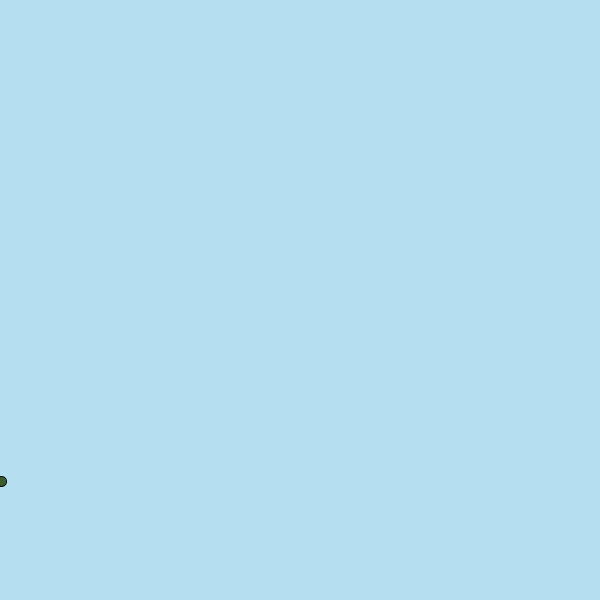
Frame 1 (no input)
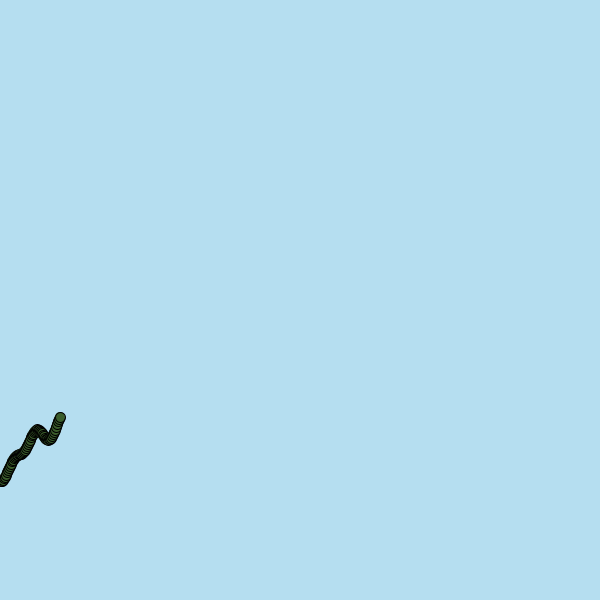
Frame 60 (the mouse pressed at the canvas centre just before this capture)
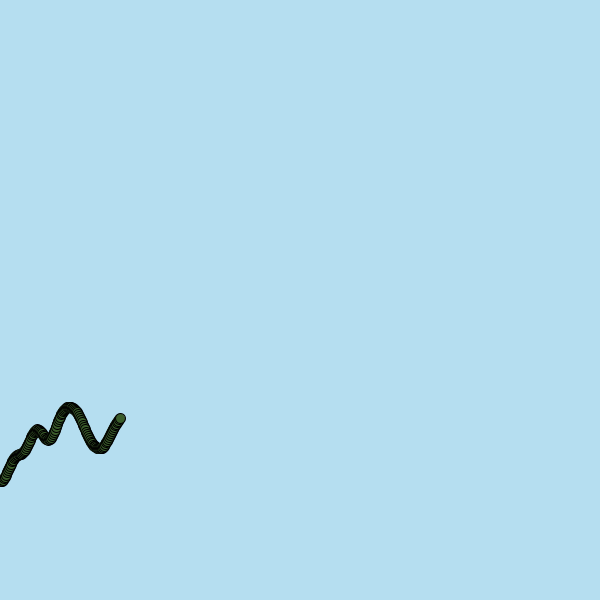
Frame 120 (the mouse held since frame 60 and released just before this capture)

The Processing sketch that drew these frames (run headless with seeded random() and noise(); from frame 60 on, the mouse is pressed at the canvas centre):

// Processing sketch: week10_hw
// ── week10_hw.pde
float x;
float noiseY;
float t;

void setup() {
  size(600, 600);
  background(#B5DEF0);
}

void draw() {
  x++;
  if (x>width){
   x = width; //how do i stop x?
  }
  println(x);
  noiseY = height/2; //want to start it at the middle each time 

  t += .01; //t is the step between each number
  float n = noise(t);
  noiseY = map(n, 0, 1, height/2, height);  
  vertex(x, noiseY);
  fill(#3A5D2B);
  beginShape();
  ellipse(x, noiseY, 10, 10);
  endShape();
}
